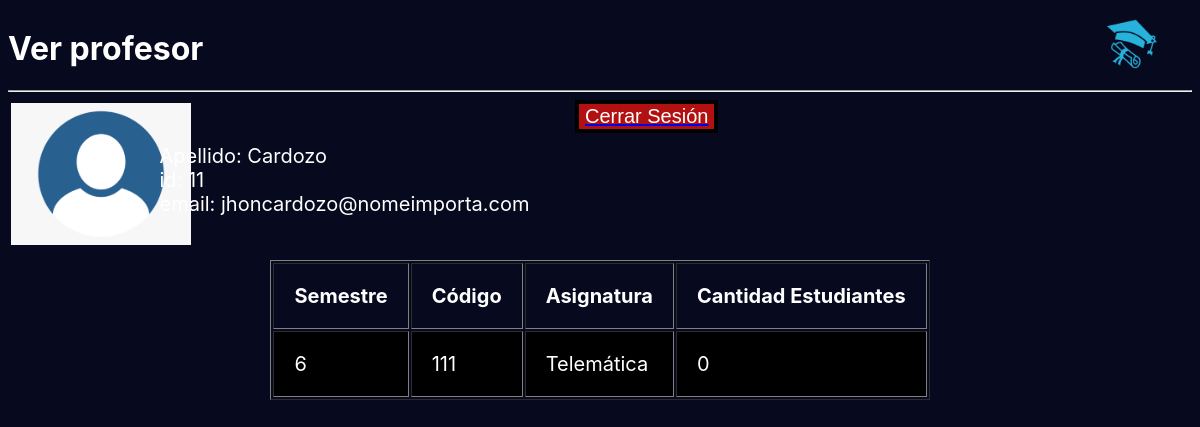
Page /index/admin/listaDeCursosProfe/11 (signed in) on the committed database.
### app/models.py (models this page shows, shortened)
class Profesores (models.Model):
    usuario = models.OneToOneField(
        User,
        on_delete= models.CASCADE,
        primary_key=True,
    )
    catedra=models.BooleanField(default=False)
    class Meta:
        app_label='app'

class Grupos(models.Model):
    codigo=models.CharField(max_length=50, null=False)
    asignatura=models.CharField(max_length=50, null=False)
    semestre=models.CharField(max_length=50, null=False)
    profesor =models.ForeignKey(Profesores, related_name='grupo', null=True, on_delete=models.PROTECT)
    class Meta:
        app_label='app'

### app/views.py (the view)
# urls.py: path('index/admin/listaDeCursosProfe/<int:id>',views.listaDeCursosProfe, name = 'listaDeCursosProfe'),
@login_required
def listaDeCursosProfe(request, id):
    lista= Profesores.objects.get(usuario_id=id)
    grupos=Grupos.objects.filter(profesor=id).order_by('semestre')
    contexto = {
        'profesor': lista,
        'grupos':grupos
    }
    return render(request, 'app/listaDeCursosProfe.html', contexto)

### app/templates/app/listaDeCursosProfe.html
{% extends "app/base.html" %} {% load static %} {%block css%}
<link rel="stylesheet" href="{% static 'app/css/estiloCrearProfesor.css' %}"> {%endblock%} {%block titulo%} Lista de Cursos {%endblock%} {%block body%}
<div class="contenedor">
    <div class="title">
        <h1>Ver profesor</h1>
        <hr>
    </div>
    <div class="Datos">
        <div class="FotoPerfil">
            <img src="{% static 'app/img/profilephoto.png' %}" alt="profilephoto" width="180">
        </div>
        <div class="nombres">
            Apellido: {{profesor.usuario.last_name}}
            <br> id: {{profesor.usuario.id}}
            <br> email: {{profesor.usuario.email}}
        </div>
        <div class="cerrarsesion1">
            <a href="{% url 'app:cerrarsesion' %}">
                <input class="cerrarsesion" type="submit" value="Cerrar Sesión">
            </a>
        </div>
    </div>
    <div class="creacion">
        <div class="tabla">
            <table id="tablagrupos" border="1">
                <tr>
                    <th>Semestre</th>
                    <th>Código</th>
                    <th>Asignatura</th>
                    <th>Cantidad Estudiantes</th>
                </tr>
                {%for ver in grupos %}
                <tr>
                    <td>{{ver.semestre}}</td>
                    <td>{{ver.codigo}}</td>
                    <td>{{ver.asignatura}}</td>
                    <td>{{ver.estudiantesgrupo.all |length}}</td>
                </tr>
                {% endfor %}
            </table>
        </div>
    </div>
</div>
{%endblock%}

### app/static/app/css/estiloCrearProfesor.css (style rules this page uses)
html { background-color: #07091f; font-family: -apple-system, BlinkMacSystemFont, 'Segoe UI', Roboto, Oxygen, Ubuntu, Cantarell, 'Open Sans', 'Helvetica Neue', sans-serif; }
.cerrarsesion { background-color: #b31111; border: 4px solid #000000; color: rgb(255, 255, 255); text-align: center; text-decoration: double; font-size: larger; display: inline; font-size: 20px; top: 100px; left: 900px; cursor: pointer; }
.contenedor { color: white; display: grid; grid-template: 0.1fr 1fr auto / auto ; }
.Datos { width: 60%; height: 20vh; display: grid; grid-template: auto / 0.1fr auto 0.3fr; }
.FotoPerfil { width: 100px; padding: 3px; float: left; grid-row: 1/2; grid-column: 1/2; display: grid; justify-items: left; align-items: left; }
.nombres { color: white; font-family: -apple-system, BlinkMacSystemFont, 'Segoe UI', Roboto, Oxygen, Ubuntu, Cantarell, 'Open Sans', 'Helvetica Neue', sans-serif; font-size: 20px; grid-row: 1/2; grid-column: 2/3; display: grid; justify-items: center; align-items: center; }
.creacion { font-family: -apple-system, BlinkMacSystemFont, 'Segoe UI', Roboto, Oxygen, Ubuntu, Cantarell, 'Open Sans', 'Helvetica Neue', sans-serif; font-size: 20px; display: grid; align-items: center; justify-content: center; }
tr:nth-child(even) { background-color: black; }
td,th { padding: 20px; }

### rows in the picture
Profesores: usuario.last_name "Cardozo", usuario.id "11", usuario.email "jhoncardozo@nomeimporta.com"
Grupos: semestre "6", codigo "111", asignatura "Telemática", estudiantesgrupo.all|length "0"
